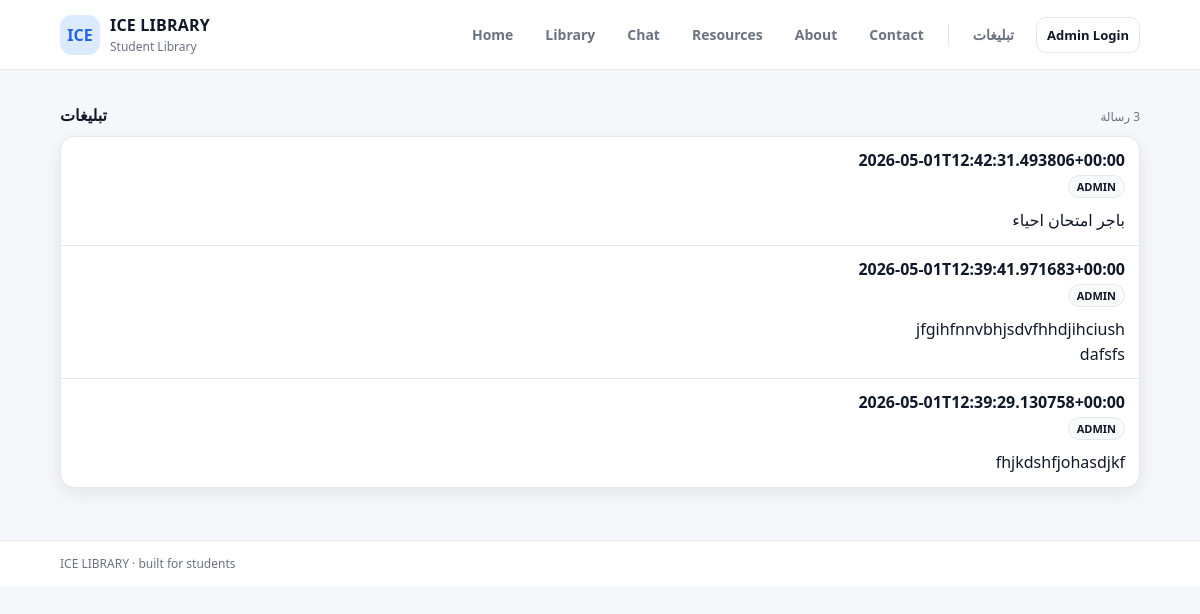
Screenshot of /tabligat-public with the database file from the repository.
### tables this page shows
CREATE TABLE announcements (
              id INTEGER PRIMARY KEY AUTOINCREMENT,
              message TEXT NOT NULL,
              created_by TEXT,
              created_at TEXT NOT NULL
            );

### app.py (the view)
    @app.get("/tabligat-public")
    def public_announcements_page():
        announcements = list_announcements(limit=200)
        return render_template(
            "public_announcements.html",
            announcements=announcements,
            **common_template_args(),
        )

### app.py (called while the page is built)
def get_db() -> sqlite3.Connection:
    conn = sqlite3.connect(DB_PATH)
    conn.row_factory = sqlite3.Row
    return conn

def is_admin_session() -> bool:
    return bool(session.get("admin_user_id"))

def list_announcements(limit: int = 50):
    with get_db() as conn:
        rows = conn.execute(
            """
            SELECT id, message, created_by, created_at
            FROM announcements
            ORDER BY datetime(created_at) DESC, id DESC
            LIMIT ?
            """,
            (int(limit),),
        ).fetchall()
        return [dict(r) for r in rows]

### templates/public_announcements.html (shortened to what this page needs)
{% extends "base.html" %}
{% block content %}
  {% set page_dir = "rtl" %}
  {% set page_lang = "ar" %}
  <section class="section">
    <div class="sectionHead">
      <div class="sectionTitle rtl">تبليغات</div>
      <div class="sectionMeta rtl">{{ announcements|length }} رسالة</div>
    </div>
    <div class="card listCard rtl">
      {% if announcements %}
        {% for a in announcements %}
          <div class="listRow">
            <div class="listMain">
              <div class="listTitle">{{ a.created_at }}</div>
              <div class="listSub">
                {% if a.created_by %}<span class="tag">{{ a.created_by }}</span>{% endif %}
              </div>
              <div class="message">{{ a.message }}</div>
            </div>
          </div>
        {% endfor %}
      {% else %}
        <div class="muted">لا توجد رسائل بعد.</div>
      {% endif %}
    </div>
  </section>
{% endblock %}

### static/styles.css (style rules this page uses)
:root { --bg:#f6f7fb; --card:#ffffff; --text:#111827; --muted:#6b7280; --border:#e5e7eb; --accent:#2563eb; --accentSoft:#dbeafe; --danger:#b91c1c; --ok:#047857; --shadow:0 6px 18px rgba(17,24,39,.08); --radius:14px; }
* { box-sizing:border-box }
html,body { height:100% }
body { margin:0; font-family: ui-sans-serif, system-ui, -apple-system, Segoe UI, Roboto, Arial; background: var(--bg); color: var(--text); }
.rtl { direction: rtl }
.section { margin-top: 16px }
.sectionHead { display:flex;align-items:baseline;justify-content:space-between;margin-bottom:10px;gap:10px }
.sectionTitle { font-weight:900 }
.sectionMeta { color:var(--muted);font-size:12px }
.card { background: var(--card); border: 1px solid var(--border); border-radius: var(--radius); box-shadow: var(--shadow); padding: 14px; }
.listCard { padding: 0 }
.listRow { display:flex;align-items:flex-start;justify-content:space-between;gap:12px; padding: 12px 14px; border-top: 1px solid var(--border); }
.listRow:first-child { border-top:0 }
.listTitle { font-weight:900 }
.listSub { display:flex;gap:8px;align-items:center;margin-top:4px;font-size:12px;flex-wrap:wrap }
.tag { font-size:11px; font-weight:900; padding: 3px 8px; border-radius: 999px; border:1px solid var(--border); background: #f9fafb; text-transform: uppercase; }
.message { margin-top:10px;white-space: pre-wrap;line-height:1.55 }

### rows the page displays
announcements: created_at "2026-05-01T12:42:31.493806+00:00", created_by "ADMIN", message "باجر امتحان احياء"
announcements: created_at "2026-05-01T12:39:41.971683+00:00", created_by "ADMIN", message "jfgihfnnvbhjsdvfhhdjihciush dafsfs"
announcements: created_at "2026-05-01T12:39:29.130758+00:00", created_by "ADMIN", message "fhjkdshfjohasdjkf"

### other values shown
{{ app_name }} "ICE LIBRARY"
